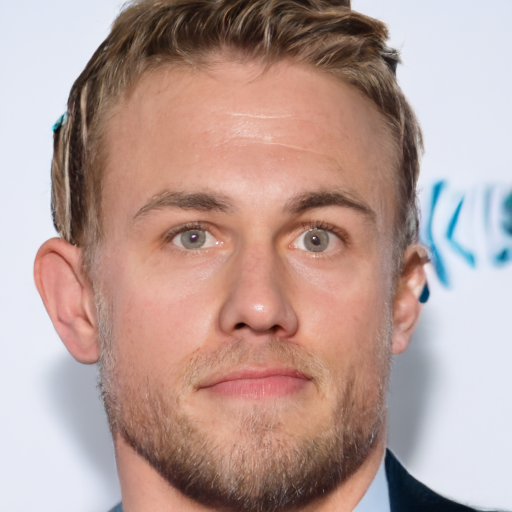
#> input picture final_experiments/grad_cache/B1_K2_s10_cache.png, 512 x 512 px
$ python vis_grad_cache.py
#> lines starting #> are read from the running program, lines starting #| are printed output that depends on the picture
#!/usr/bin/env python3
"""Generate gradient-cache experiment comparison visualization."""
import os, cv2
import matplotlib
matplotlib.use("Agg")
import matplotlib.pyplot as plt
import matplotlib.gridspec as gridspec

PROJ = os.path.dirname(os.path.dirname(os.path.abspath(__file__)))
OUT_DIR = os.path.join(PROJ, "final_experiments")
GC = os.path.join(OUT_DIR, "grad_cache")
TP = os.path.join(PROJ, "testdata", "pairs")

NROWS = 3
NCOLS = 5
TEST_IMG = "0006_00092"

fig = plt.figure(figsize=(15, 10))
gs = gridspec.GridSpec(NROWS + 1, NCOLS, figure=fig,
                       left=0.02, right=0.98, top=0.93, bottom=0.07,
                       hspace=0.25, wspace=0.03,
                       height_ratios=[0.05, 1, 1, 1])

def load(path):
    img = cv2.imread(path)
    return cv2.cvtColor(img, cv2.COLOR_BGR2RGB) if img is not None else None

# Row 0: column headers
COL_NAMES = ["LQ", "GT", "Baseline\nK=1 s=0.10", "K=2 s=0.15\n(no cache)", "K=2 s=0.15\n(cache)"]
for col, name in enumerate(COL_NAMES):
    ax = fig.add_subplot(gs[0, col])
    ax.set_title(name, fontsize=10, fontweight="bold", pad=4)
    ax.axis("off")

# Row 1: A group (baselines)
group_A = [
    ("LQ", os.path.join(TP, "LQ", f"{TEST_IMG}.png"), "", ""),
    ("GT", os.path.join(TP, "GT", f"{TEST_IMG}.png"), "", ""),
    ("Paper", os.path.join(GC, "A0_paper.png"), "22.68", "778"),
    ("K2_s15", os.path.join(GC, "A1_K2_s15.png"), "22.76", "777"),
    ("", "", "", ""),
]
for col, (label, path, psnr, niqe) in enumerate(group_A):
    ax = fig.add_subplot(gs[1, col])
    img = load(path) if path else None
    if img is not None:
        ax.imshow(img)
    ax.axis("off")
    if label:
        ax.set_title(label, fontsize=9, pad=2)
    if psnr:
        anno = f"PSNR={psnr}  NIQE={niqe}"
        bc = "#e0ffe0" if float(niqe) < 778 else "#ffe0e0"
        ax.text(0.5, 0.015, anno, ha="center", va="bottom", transform=ax.transAxes,
                fontsize=8, fontweight="bold",
                bbox=dict(boxstyle="round,pad=0.2", facecolor=bc, edgecolor="#aaa", alpha=0.9))

# Row 2: K=2 cache vs no-cache (B group)
B_DATA = [
    ("B1\nK=2 s=0.10\ncache", load(os.path.join(GC, "B1_K2_s10_cache.png")), "22.68", "779"),
    ("A0 paper\n(K=1 s=0.10)", None, "22.68", "778"),
    ("B2\nK=2 s=0.15\ncache", load(os.path.join(GC, "B2_K2_s15_cache.png")), "22.32", "829"),
    ("A1 K2_s15\n(no cache)", None, "22.76", "777"),
    ("B3\nK=2 s=0.20\ncache", load(os.path.join(GC, "B3_K2_s20_cache.png")), "21.95", "902"),
]
#> in load, img is the input picture: shape (512, 512, 3); mean B, G, R 151.7, 157.9, 184.3
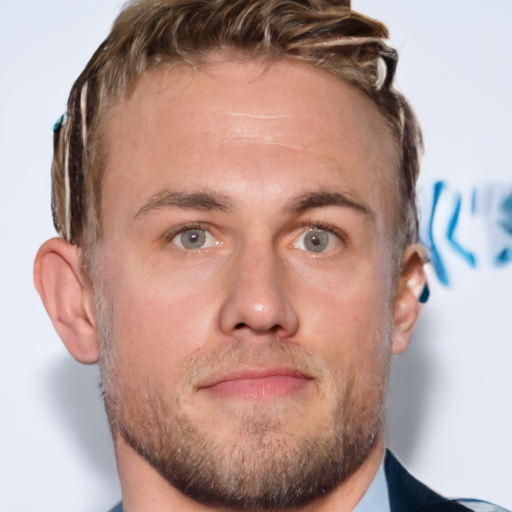
#> input picture final_experiments/grad_cache/B2_K2_s15_cache.png, 512 x 512 px
#> in load, img is the input picture: shape (512, 512, 3); mean B, G, R 151.7, 158, 184.4
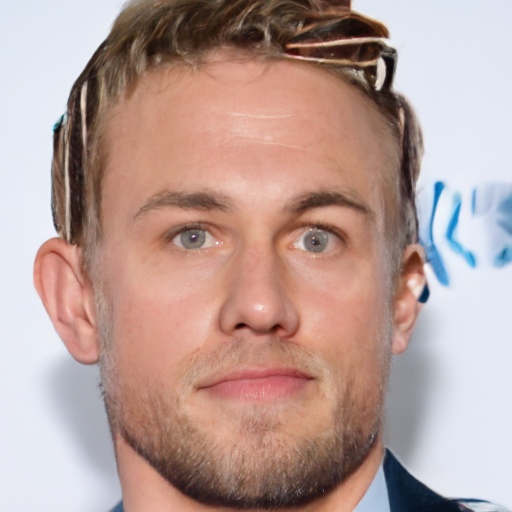
#> input picture final_experiments/grad_cache/B3_K2_s20_cache.png, 512 x 512 px
#> in load, img is the input picture: shape (512, 512, 3); mean B, G, R 151.7, 158, 184.5
for col, (label, img, psnr, niqe) in enumerate(B_DATA):
    ax = fig.add_subplot(gs[2, col])
    if img is not None:
        ax.imshow(img)
    ax.axis("off")
    ax.set_title(label, fontsize=8, pad=2)
    bc = "#ffe0e0"
    ax.text(0.5, 0.015, f"PSNR={psnr}  NIQE={niqe}", ha="center", va="bottom",
            transform=ax.transAxes, fontsize=8, fontweight="bold",
            bbox=dict(boxstyle="round,pad=0.2", facecolor=bc, edgecolor="#aaa", alpha=0.9))
#> this loop made 5 passes
#> (psnr, niqe) on passes 1, 3, 5: ('22.68', '779'), ('22.32', '829'), ('21.95', '902')
#> (img, psnr, niqe) on passes 2, 4: (None, '22.68', '778'), (None, '22.76', '777')

# Row 3: K=3 and K=5 cache vs no-cache
C_D_DATA = [
    ("C1\nK=3 s=0.15\nno-cache", load(os.path.join(GC, "C1_K3_s15.png")), "22.88", "775"),
    ("C2\nK=3 s=0.15\ncache", load(os.path.join(GC, "C2_K3_s15_cache.png")), "22.32", "828"),
    ("C3\nK=3 s=0.20\ncache", load(os.path.join(GC, "C3_K3_s20_cache.png")), "21.95", "905"),
    ("D1\nK=5 s=0.15\nno-cache", load(os.path.join(GC, "D1_K5_s15.png")), "22.64", "774"),
    ("D2\nK=5 s=0.15\ncache", load(os.path.join(GC, "D2_K5_s15_cache.png")), "22.32", "827"),
]
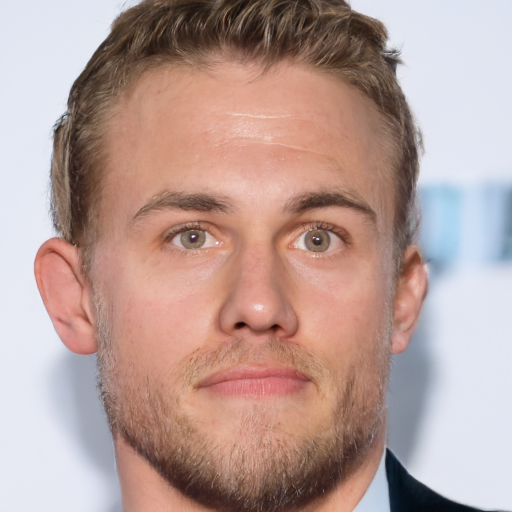
#> input picture final_experiments/grad_cache/C1_K3_s15.png, 512 x 512 px
#> in load, img is the input picture: shape (512, 512, 3); mean B, G, R 151.7, 157.6, 184
for col, (label, img, psnr, niqe) in enumerate(C_D_DATA):
    ax = fig.add_subplot(gs[3, col])
    if img is not None:
        ax.imshow(img)
    ax.axis("off")
    ax.set_title(label, fontsize=8, pad=2)
    bc = "#ffe0e0" if "cache" in label and "no-cache" not in label else "#e0ffe0"
    ax.text(0.5, 0.015, f"PSNR={psnr}  NIQE={niqe}", ha="center", va="bottom",
            transform=ax.transAxes, fontsize=8, fontweight="bold",
            bbox=dict(boxstyle="round,pad=0.2", facecolor=bc, edgecolor="#aaa", alpha=0.9))
#> this loop made 5 passes
#> (psnr, niqe, bc) on passes 1 to 5: ('22.88', '775', '#e0ffe0'), ('22.32', '828', '#ffe0e0'), ('21.95', '905', '#ffe0e0'), ('22.64', '774', '#e0ffe0'), ('22.32', '827', '#ffe0e0')

# Row labels
for row_idx, row_label in enumerate(["A: Baselines", "B: K=2 Cache", "C-D: K=3/5 Cache"]):
    y = 1.0 - (row_idx + 1) * 0.28
    fig.text(0.002, y, row_label, fontsize=11, fontweight="bold",
             va="center", ha="left", rotation=90,
             bbox=dict(boxstyle="round,pad=0.15", facecolor="white", edgecolor="#ccc"))

fig.suptitle("Gradient Cache Experiment: Reusing Previous Gradient on Skip-Steps",
             fontsize=15, fontweight="bold", y=0.975)
fig.text(0.5, 0.01, "RED = worse than no-cache counterpart  |  GREEN = better/same  |  "
         "All: MSE+CONSTANT+BLEND=0+BLOCK_UNET, DDPM 1000, img=0006_00092",
         ha="center", va="center", fontsize=8.5, fontweight="bold",
         transform=fig.transFigure,
         bbox=dict(boxstyle="round,pad=0.3", facecolor="#f8f8f8", edgecolor="#ccc"))

out_path = os.path.join(OUT_DIR, "grad_cache_comparison.png")
fig.savefig(out_path, dpi=150, bbox_inches="tight", pad_inches=0.05)
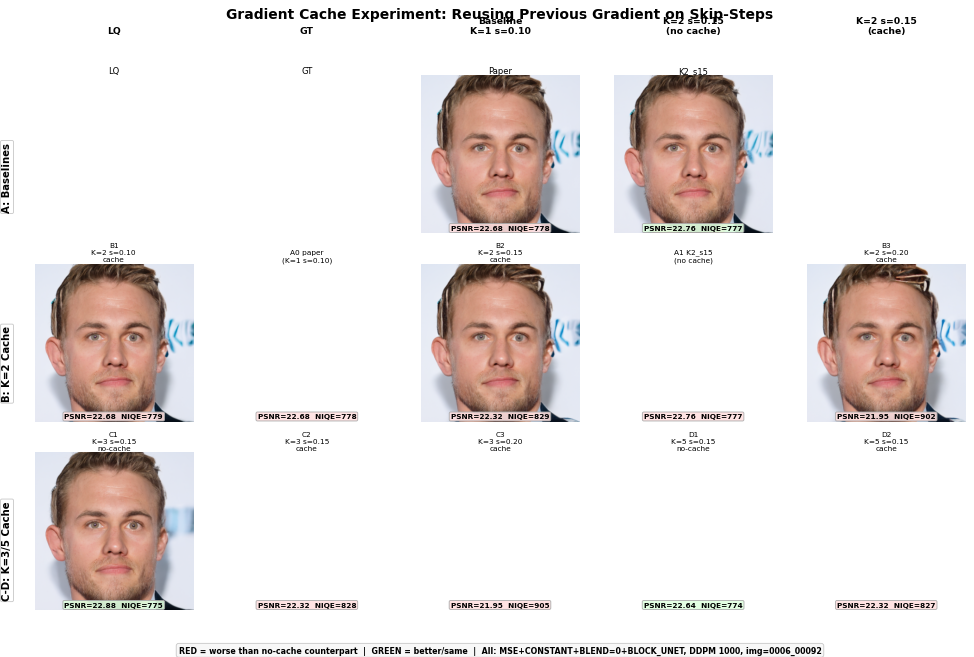
#> figure drawn by matplotlib, 6 panels
plt.close(fig)
print(f"Saved: {out_path}")
